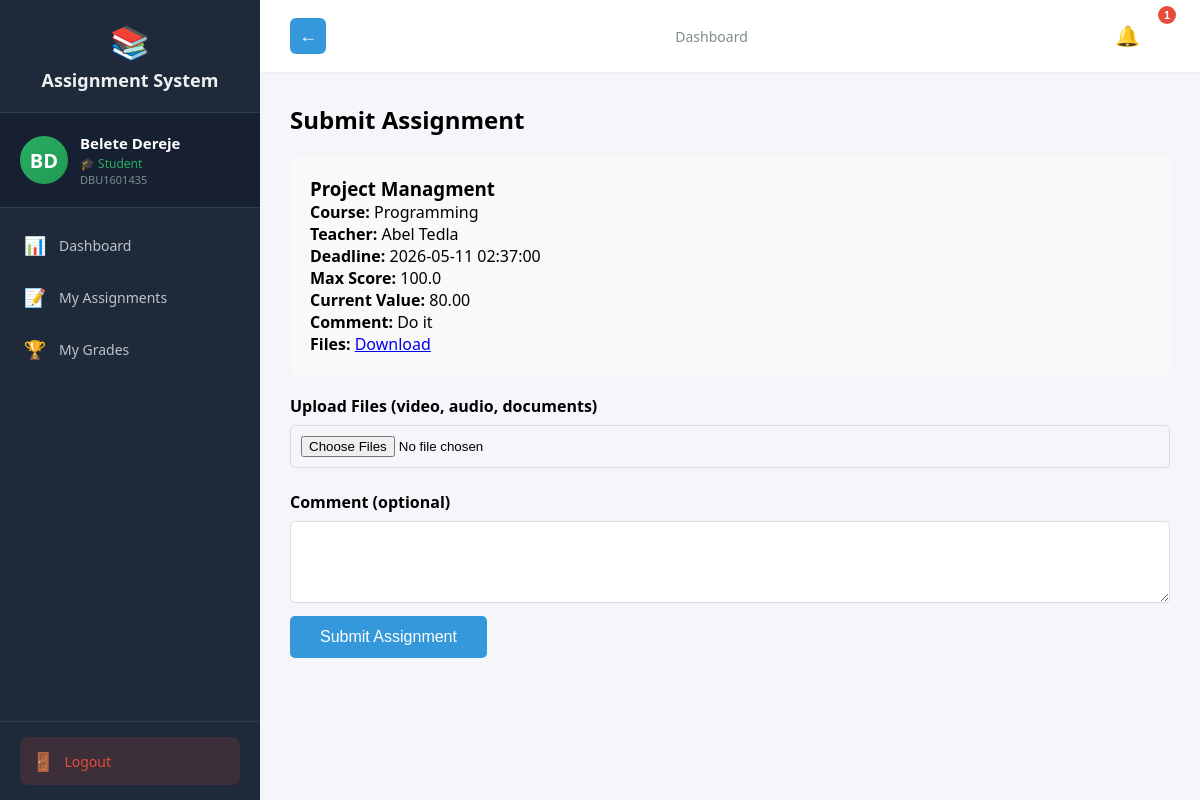
Before: /student/submit/3 (signed in) with the older database file.
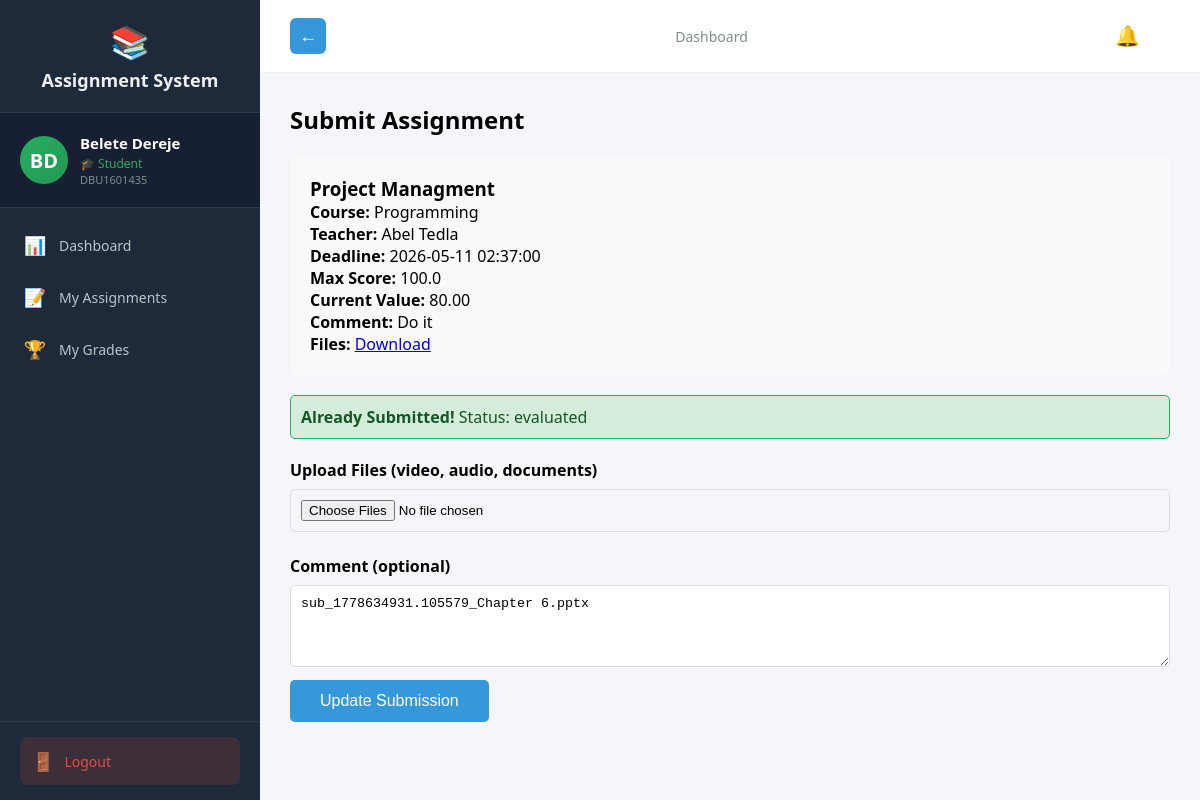
After: the same page with the newer database file.
### tables this page shows
CREATE TABLE submissions (
            id INTEGER PRIMARY KEY AUTOINCREMENT,
            assignment_id INTEGER REFERENCES assignments(id),
            student_id INTEGER REFERENCES students(id),
            files TEXT,
            student_comment TEXT,
            submitted_at TIMESTAMP DEFAULT CURRENT_TIMESTAMP,
            updated_at TIMESTAMP,
            grade REAL,
            feedback TEXT,
            evaluated_at TIMESTAMP,
            status TEXT DEFAULT 'submitted',
            complaint TEXT,
            complaint_status TEXT
        , group_id INTEGER);

### routes_student.py (the view, shortened to what this page needs)
@student_bp.route('/submit/<int:assignment_id>', methods=['GET', 'POST'])
@login_required
def submit(assignment_id):
    if current_user.role != 'student':
        return redirect(url_for('auth.login'))
    conn = get_db()
    cur = conn.cursor()
    cur.execute("SELECT id FROM students WHERE user_id = ?", (current_user.id,))
    student = cur.fetchone()
    if not student:
        flash('Student profile not found!', 'danger')
        return redirect(url_for('student.dashboard'))
    student_id = student['id']
    cur.execute("""
         SELECT a.id, a.title, a.course_name, u.first_name, u.last_name,
             a.deadline, a.late_submission, a.penalty_per_day, a.teacher_comment, a.files,
             a.department, a.year, a.max_score, a.is_group, a.max_group_size
        FROM assignments a
        JOIN teachers t ON a.teacher_id = t.id
        JOIN users u ON t.user_id = u.id
        WHERE a.id = ?
    """, (assignment_id,))
    assignment = cur.fetchone()
    if not assignment:
        flash('Assignment not found!', 'danger')
        return redirect(url_for('student.dashboard'))
    try:
        max_score = float(assignment['max_score']) if assignment['max_score'] is not None else 100.0
    except Exception:
        max_score = 100.0
    current_value = max_score
    try:
        deadline_dt = datetime.strptime(assignment['deadline'], '%Y-%m-%d %H:%M:%S') if assignment['deadline'] else None
    except Exception:
        deadline_dt = None
    if deadline_dt and datetime.now() > deadline_dt:
        cur.execute("SELECT id FROM allowed_late_submissions WHERE assignment_id = ? AND student_id = ?", (assignment_id, student_id))
        allowed = cur.fetchone() is not None
        if not allowed and assignment['late_submission']:
            from math import ceil
            seconds = (datetime.now() - deadline_dt).total_seconds()
            days_late = int(ceil(seconds / 86400.0))
            penalty = float(assignment['penalty_per_day']) if assignment['penalty_per_day'] is not None else 0.0
            current_value = max(0.0, max_score * max(0.0, 1 - (penalty/100.0) * days_late))
    cur.execute("SELECT id, status, files, student_comment, group_id FROM submissions WHERE assignment_id = ? AND student_id = ?",
                (assignment_id, student_id))
    existing = cur.fetchone()
    teammates_list = []
    current_student = None
    selected_ids = []
    conn.close()
    max_score = float(assignment['max_score']) if assignment['max_score'] is not None else 100.0
    current_value = max_score
    try:
        deadline_dt = datetime.strptime(assignment['deadline'], '%Y-%m-%d %H:%M:%S') if assignment['deadline'] else None
    except Exception:
        deadline_dt = None
    if datetime.now() > deadline_dt:
        conn = get_db()
        cur = conn.cursor()
        cur.execute("SELECT id FROM allowed_late_submissions WHERE assignment_id = ? AND student_id = ?", (assignment_id, student_id))
        allowed = cur.fetchone() is not None
        conn.close()
        if not allowed and assignment['late_submission']:
            from math import ceil
            seconds = (datetime.now() - deadline_dt).total_seconds()
            days_late = int(ceil(seconds / 86400.0))
            penalty = float(assignment['penalty_per_day']) if assignment['penalty_per_day'] is not None else 0.0
            current_value = max(0.0, max_score * max(0.0, 1 - (penalty/100.0) * days_late))
    return render_template('student/submit.html',
                         assignment=assignment,
                         existing=existing,
                         now=datetime.now(),
                         current_value=current_value,
                         max_score=max_score,
                         teammates_list=teammates_list,
                         current_student=current_student,
                         selected_ids=selected_ids)

### auth.py (called while the page is built)
def get_db():
    conn = sqlite3.connect('assignments.db')
    conn.row_factory = sqlite3.Row
    return conn

@login_manager.user_loader
def load_user(user_id):
    conn = get_db()
    cur = conn.cursor()
    cur.execute("SELECT id, user_id, first_name, last_name, email, role, is_approved FROM users WHERE id = ?", (user_id,))
    user = cur.fetchone()
    cur.close()
    conn.close()
    if user:
        from flask_login import UserMixin
        class User(UserMixin):
            pass
        u = User()
        u.id = user['id']
        u.user_id = user['user_id']
        u.first_name = user['first_name']
        u.last_name = user['last_name']
        u.email = user['email']
        u.role = user['role']
        u.is_approved = user['is_approved']
        return u
    return None

### routes_student.py (called while the page is built)
def get_db():
    conn = sqlite3.connect('assignments.db')
    conn.row_factory = sqlite3.Row
    return conn

### templates/student/submit.html (shortened to what this page needs)
{% extends "student_base.html" %}
{% block content %}
<h2>Submit Assignment</h2>
<div class="details">
    <h3>{{ assignment[1] }}</h3>
    <p><strong>Course:</strong> {{ assignment[2] }}</p>
    <p><strong>Teacher:</strong> {{ assignment[3] }} {{ assignment[4] }}</p>
    <p><strong>Deadline:</strong> {{ assignment[5] }}</p>
    <p><strong>Max Score:</strong> {{ max_score if max_score is not none else (assignment[12] if assignment[12] is not none else 100) }}</p>
    <p><strong>Current Value:</strong> {{ '%.2f'|format(current_value) if current_value is not none else (max_score if max_score is not none else (assignment[12] if assignment[12] is not none else 100)) }}</p>
    {% if assignment[8] %}<p><strong>Comment:</strong> {{ assignment[8] }}</p>{% endif %}
    {% if assignment[9] %}<p><strong>Files:</strong> <a href="/static/uploads/{{ assignment[9].split(',')[0] }}" download>Download</a></p>{% endif %}
</div>
{% if existing %}
<div class="flash success" style="background:#d4edda; color:#155724; padding:10px; border-radius:5px;">
    <strong>Already Submitted!</strong> Status: {{ existing[1] }}
</div>
{% endif %}
<form method="POST" enctype="multipart/form-data">
    <label>Upload Files (video, audio, documents)</label>
    <input type="file" name="submission_files" multiple>
    <label>Comment (optional)</label>
    <textarea name="comment" rows="4">{{ existing[2] if existing else '' }}</textarea>
    <button type="submit">{% if existing %}Update Submission{% else %}Submit Assignment{% endif %}</button>
</form>
{% endblock %}

### templates/student_base.html (shortened to what this page needs)
<!DOCTYPE html>
<html>
<head>
</head>
<body>
    <div class="layout">
        <div class="sidebar" id="sidebar">
            <div class="logo">
                <span class="icon">📚</span>
                Assignment System
            </div>
            <div class="profile-card">
                <div class="avatar">{{ current_user.first_name[0] }}{{ current_user.last_name[0] }}</div>
                <div class="info">
                    <div class="name">{{ current_user.first_name }} {{ current_user.last_name }}</div>
                    <div class="role">🎓 Student</div>
                    <div class="id-text">{{ current_user.user_id }}</div>
                </div>
            </div>
            <nav>
                <a href="/student/dashboard" class="{{ 'active' if request.path == '/student/dashboard' }}" onclick="closeSidebar()">
                    <span class="icon">📊</span> Dashboard
                </a>
                <a href="/student/dashboard#assignments" onclick="closeSidebar()">
                    <span class="icon">📝</span> My Assignments
                </a>
                <a href="/student/grades" class="{{ 'active' if request.path == '/student/grades' }}" onclick="closeSidebar()">
                    <span class="icon">🏆</span> My Grades
                </a>
            </nav>
            <div class="sidebar-footer">
                <a href="/logout" class="logout-btn">
                    <span class="icon">🚪</span> Logout
                </a>
            </div>
        </div>
        <div class="main">
            <div class="topbar">
                {% if request.path != '/student/dashboard' %}
                <button id="back-btn" class="back-btn" onclick="goBack()"><span class="back-icon">←</span></button>
                {% endif %}
                <div class="breadcrumb">
                    {% block page_title %}Dashboard{% endblock %}
                </div>
                <div style="position:relative;">
                    <button id="notifBell" class="notif-bell" aria-label="Notifications">🔔
                        {% if reminder_count and reminder_count > 0 %}
                        <span class="notif-badge">{{ reminder_count }}</span>
                        {% endif %}
                    </button>
                </div>
            </div>
            <div class="content">
                {% block content %}{% endblock %}
            </div>
        </div>
    </div>
</body>
</html>

Changed rows visible on the page:
added submissions: status "evaluated", comment "sub_1778634931.105579_Chapter 6.pptx"
Other visible differences:
{{ reminder_count }}: "1" → (not shown)
text no longer shown: "Submit Assignment"
text now shown: "Already Submitted! Status: Update Submission"
